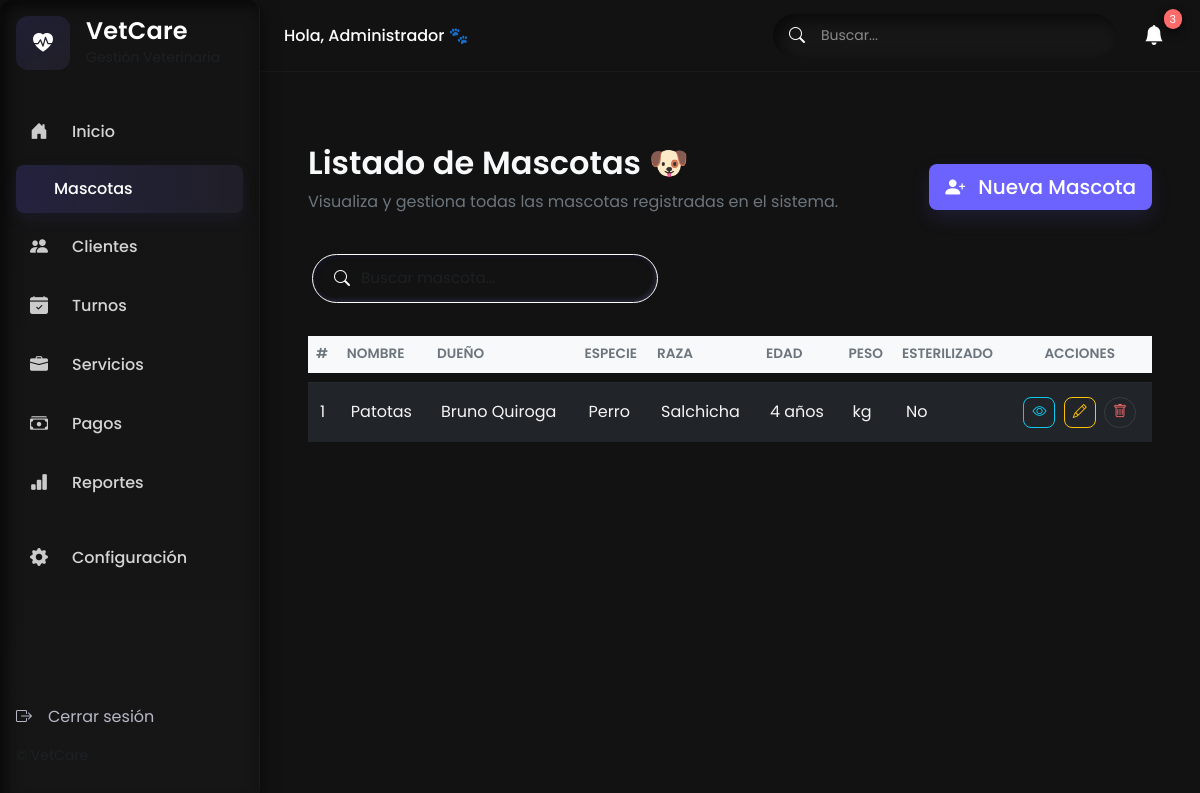
Page /mascotas/ on the earlier database version.
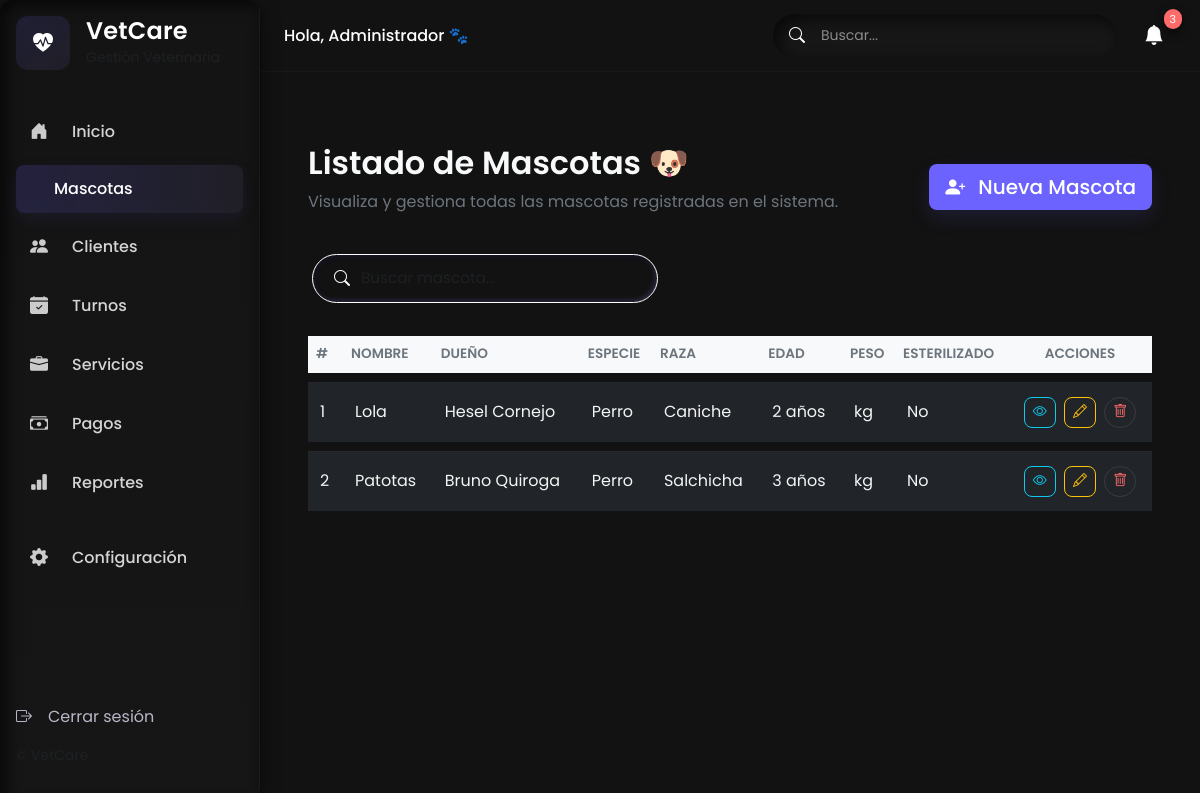
Same page on the later database version.
### mascotas/models.py (models this page shows, shortened)
class Mascota(models.Model):
    nombre = models.CharField(max_length=100)
    especie = models.CharField(max_length=50)
    raza = models.CharField(max_length=50, blank=True, null=True)
    edad = models.IntegerField(blank=True, null=True)
    dueño = models.ForeignKey(Dueño, on_delete=models.CASCADE, related_name='mascotas')

class Dueño(models.Model):
    nombre = models.CharField(max_length=100)
    telefono = models.CharField(max_length=20)
    email = models.EmailField(blank=True, null=True)

### mascotas/views.py (the view)
# urls.py: path('mascotas/', MascotaListView.as_view(), name='mascota_list'),
class MascotaListView(ListView):
    model = Mascota
    template_name = 'mascota_list.html'
    context_object_name = 'mascotas'
    ordering = ['nombre']

### VetCareDemo/mascotas/templates/mascotas/mascota_list.html
{% extends "base.html" %}
{% load static %}
{% block content %}
<div class="container-fluid py-5 px-4">
  <div class="d-flex justify-content-between align-items-center mb-4">
    <div>
      <h2 class="text-light fw-semibold">Listado de Mascotas 🐶</h2>
      <p class="text-secondary">Visualiza y gestiona todas las mascotas registradas en el sistema.</p>
    </div>
    <a href="{% url 'mascota_create' %}" class="btn btn-primary btn-lg">
      <i class="bi bi-person-plus-fill me-2"></i> Nueva Mascota
    </a>
  </div>
  <div class="mb-4">
    <form method="get">
      <div class="input-group" style="max-width: 350px;">
        <span class="input-group-text border-0 ps-3" style="background: none; position: relative; z-index: 3; left: 10px;">
          <i class="bi bi-search text-white"></i>
        </span>
        <input type="text" name="q" value="{{ request.GET.q|default_if_none:'' }}" class="form-control ps-5"
          style="border: 1px solid rgba(255, 255, 255, 1); border-radius: 50px; background: none; color: white; margin-left: -40px;"
          placeholder="Buscar mascota...">
      </div>
    </form>
  </div>
  <div class="table-responsive">
    <table class="table table-dark table-hover align-middle mb-0">
      <thead class="text-muted small">
        <tr>
          <th scope="col" class="text-secondary fw-semibold">#</th>
          <th scope="col" class="text-secondary fw-semibold">Nombre</th>
          <th scope="col" class="text-secondary fw-semibold">Dueño</th>
          <th scope="col" class="text-secondary fw-semibold">Especie</th>
          <th scope="col" class="text-secondary fw-semibold">Raza</th>
          <th scope="col" class="text-secondary fw-semibold">Edad</th>
          <th scope="col" class="text-secondary fw-semibold">Peso</th>
          <th scope="col" class="text-secondary fw-semibold">Esterilizado</th>
          <th scope="col" class="text-secondary fw-semibold text-center">Acciones</th>
        </tr>
      </thead>
      <tbody>
        {% for mascota in mascotas %}
        <tr>
          <td>{{ forloop.counter }}</td>
          <td>{{ mascota.nombre }}</td>
          <td>{{ mascota.dueño.nombre }}</td>
          <td>{{ mascota.especie }}</td>
          <td>{{ mascota.raza }}</td>
          <td>{{ mascota.edad }} años</td>
          <td>{{ mascota.peso }} kg</td>
          <td>{% if mascota.esterilizado %}Sí{% else %}No{% endif %}</td>
          <td class="text-center">
            <a href="{% url 'mascota_detail' mascota.id %}" class="btn btn-outline-info btn-sm me-1">
              <i class="bi bi-eye"></i>
            </a>
            <a href="{% url 'mascota_edit' mascota.id %}" class="btn btn-outline-warning btn-sm me-1">
              <i class="bi bi-pencil"></i>
            </a>
            <a href="{% url 'mascota_delete' mascota.id %}" class="btn btn-sm btn-outline-danger rounded-pill" title="Eliminar">
              <i class="bi bi-trash"></i>
            </a>
          </td>
        </tr>
        {% empty %}
        <tr>
          <td colspan="6" class="text-center text-muted py-4">No hay mascotas registradas aún.</td>
        </tr>
        {% endfor %}
      </tbody>
    </table>
  </div>
</div>
{% endblock %}

Differences in the rows shown:
added Mascota: nombre "Lola", dueño.nombre "Hesel Cornejo", especie "Perro", raza "Caniche", edad "2"
changed Mascota "Patotas": edad "4" → "3"
